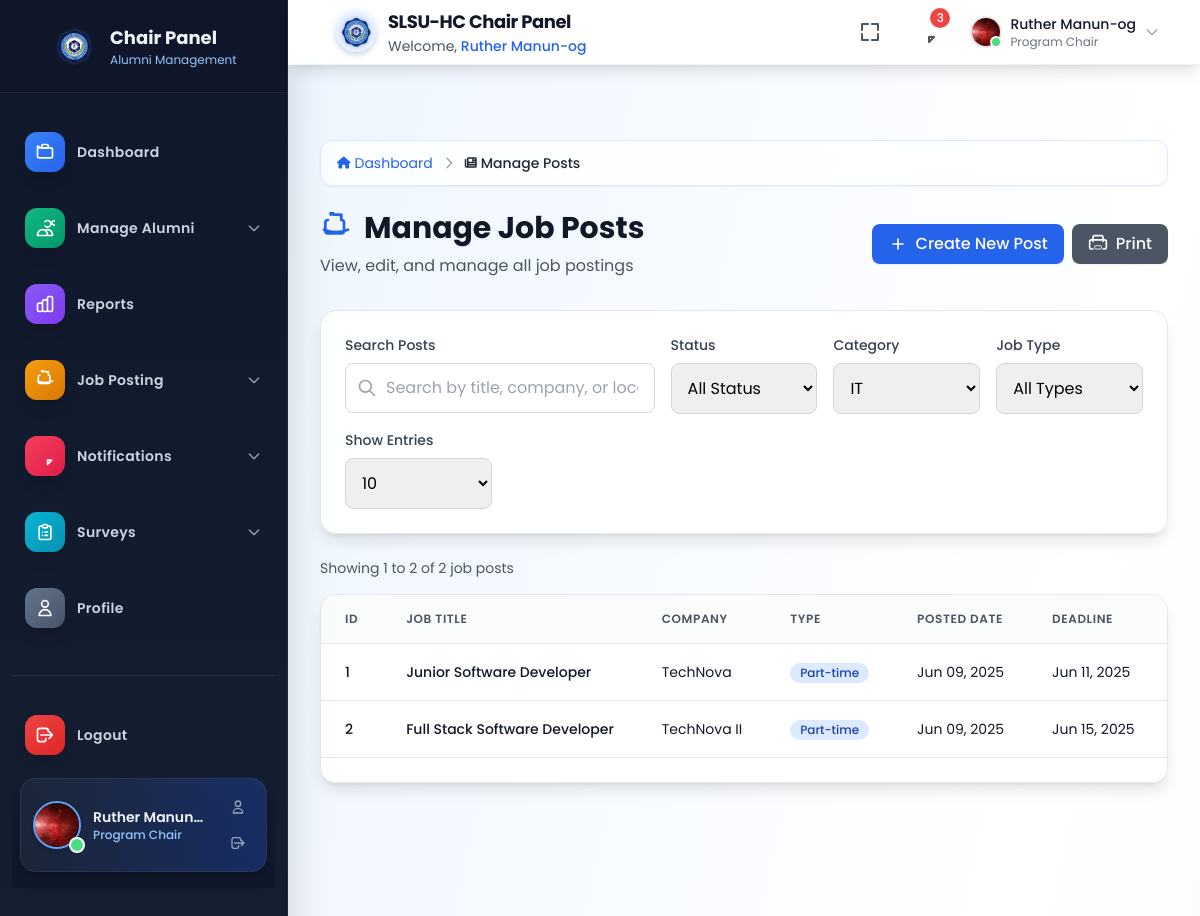
The app's page /Web-based/program_chair/manage-posts.php?category=IT (signed in) with its own data.
### tables this page shows
CREATE TABLE `job_posts` (
  `id` int(11) NOT NULL,
  `job_title` varchar(255) NOT NULL,
  `company_name` varchar(255) NOT NULL,
  `company_logo` varchar(255) DEFAULT NULL,
  `job_type` varchar(50) NOT NULL,
  `job_category` varchar(100) NOT NULL,
  `location` varchar(255) NOT NULL,
  `salary_min` decimal(10,2) DEFAULT NULL,
  `salary_max` decimal(10,2) DEFAULT NULL,
  `currency` varchar(3) DEFAULT 'USD',
  `deadline` date NOT NULL,
  `contact_email` varchar(255) NOT NULL,
  `contact_phone` varchar(50) NOT NULL,
  `job_description` text NOT NULL,
  `qualifications` text NOT NULL,
  `how_to_apply` text NOT NULL,
  `job_link` varchar(255) DEFAULT NULL,
  `status` enum('draft','published','archived') NOT NULL DEFAULT 'draft',
  `posted_date` datetime NOT NULL,
  `created_at` timestamp NULL DEFAULT current_timestamp(),
  `updated_at` timestamp NULL DEFAULT current_timestamp() ON UPDATE current_timestamp()
);

### Web-based/program_chair/manage-posts.php (the view, shortened to what this page needs)
<?php
include 'includes/header.php';
$breadcrumbs = [
    ['label' => 'Dashboard', 'url' => 'index.php', 'icon' => 'fa-home'],
    ['label' => 'Manage Posts', 'icon' => 'fa-newspaper'],
];
$category = isset($_GET['category']) ? $_GET['category'] : '';
$search = isset($_GET['search']) ? $_GET['search'] : '';
$id_sort = isset($_GET['id_sort']) ? $_GET['id_sort'] : '';
$query = "SELECT * FROM job_posts WHERE 1=1";
$count_query = "SELECT COUNT(*) as total FROM job_posts WHERE 1=1";
$params = [];
if ($category) {
    $query .= " AND job_category = :category";
    $count_query .= " AND job_category = :category";
    $params[':category'] = $category;
}
if ($id_sort === 'asc' || $id_sort === '') {
    $query .= " ORDER BY id ASC";
} elseif ($id_sort === 'desc') {
    $query .= " ORDER BY id DESC";
} else {
    $query .= " ORDER BY posted_date DESC";
}
$entries_options = [5, 10, 15, 20, 25, 50, 100];
$entries_per_page = isset($_GET['entries']) && in_array((int)$_GET['entries'], $entries_options) ? (int)$_GET['entries'] : 10;
$current_page_num = isset($_GET['page']) ? (int)$_GET['page'] : 1;
$offset = ($current_page_num - 1) * $entries_per_page;
$query .= " LIMIT :offset, :limit";
try {
    $stmt = $conn->prepare($count_query);
    $stmt->execute($params);
    $total_records = $stmt->fetch(PDO::FETCH_ASSOC)['total'] ?? 0;
    $stmt = $conn->prepare($query);
    foreach ($params as $key => $value) {
        $stmt->bindValue($key, $value);
    }
    $stmt->bindValue(':offset', $offset, PDO::PARAM_INT);
    $stmt->bindValue(':limit', $entries_per_page, PDO::PARAM_INT);
    $stmt->execute();
    $result = $stmt->fetchAll(PDO::FETCH_ASSOC);
} catch (PDOException $e) {
    echo '<div class="bg-red-100 border border-red-400 text-red-700 px-4 py-3 rounded mb-4">';
    echo 'Database Error: ' . $e->getMessage();
    echo '</div>';
    $result = [];
    $total_records = 0;
    $total_pages = 0;
}
$categories = [
    'IT', 'Education', 'Healthcare', 'Engineering', 'Business', 'Finance', 'Arts', 'Science', 'Other'
];
    ?>
<!DOCTYPE html>
<html lang="en">
<head>
    <script src="https://cdn.tailwindcss.com"></script>
    <link rel="stylesheet" href="https://cdnjs.cloudflare.com/ajax/libs/font-awesome/6.4.0/css/all.min.css">
</head>
<body class="bg-gray-50">
    <?php include 'includes/sidebar.php'; ?>
    <?php include 'includes/navbar.php'; ?>
    <?php include 'includes/breadcrumb.php'; ?>
    <main class="lg:ml-72 pt-16 min-h-screen bg-gradient-to-br from-blue-50 via-white to-indigo-50">
        <div class="p-4 sm:p-6 lg:p-8">
            <div class="mb-6">
                <nav class="flex items-center space-x-2 text-sm text-gray-600 bg-white/80 backdrop-blur-sm rounded-xl px-4 py-3 shadow-sm border border-blue-100">
                    <?php foreach (
                        isset($breadcrumbs) ? $breadcrumbs : [] as $index => $breadcrumb): ?>
                        <?php if ($index > 0): ?>
                            <svg class="w-4 h-4 text-gray-400" fill="none" stroke="currentColor" viewBox="0 0 24 24">
                                <path stroke-linecap="round" stroke-linejoin="round" stroke-width="2" d="M9 5l7 7-7 7"></path>
                            </svg>
                        <?php endif; ?>
                        <?php if (isset($breadcrumb['url'])): ?>
                            <a href="<?php echo htmlspecialchars($breadcrumb['url']); ?>" class="flex items-center space-x-1 text-blue-600 hover:text-blue-800 transition-colors duration-200">
                                <i class="fas <?php echo htmlspecialchars($breadcrumb['icon']); ?> text-xs"></i>
                                <span><?php echo htmlspecialchars($breadcrumb['label']); ?></span>
                            </a>
                        <?php else: ?>
                            <span class="flex items-center space-x-1 text-gray-800 font-medium">
                                <i class="fas <?php echo htmlspecialchars($breadcrumb['icon']); ?> text-xs"></i>
                                <span><?php echo htmlspecialchars($breadcrumb['label']); ?></span>
                            </span>
                        <?php endif; ?>
                    <?php endforeach; ?>
                </nav>
            </div>
            <div class="mb-8">
                <div class="flex flex-col sm:flex-row sm:items-center sm:justify-between">
                    <div>
                        <h1 class="text-3xl font-bold text-gray-900 flex items-center">
                            Manage Job Posts
                        </h1>
                        <p class="mt-2 text-gray-600">View, edit, and manage all job postings</p>
                    </div>
                    <div class="mt-4 sm:mt-0 flex space-x-2">
                        <a href="create-posts.php" class="inline-flex items-center px-4 py-2 bg-blue-600 hover:bg-blue-700 text-white font-medium rounded-lg transition-colors duration-200 shadow-sm">
                            <svg class="w-5 h-5 mr-2" fill="none" stroke="currentColor" viewBox="0 0 24 24">
                                <path stroke-linecap="round" stroke-linejoin="round" stroke-width="2" d="M12 6v6m0 0v6m0-6h6m-6 0H6"></path>
                            </svg>
                            Create New Post
                        </a>
                        <button type="button" onclick="printTable()" class="inline-flex items-center px-4 py-2 bg-gray-600 hover:bg-gray-700 text-white font-medium rounded-lg transition-colors duration-200 shadow-sm">
                            Print
                        </button>
                    </div>
                </div>
            </div>
            <div class="bg-white/90 backdrop-blur-sm rounded-2xl shadow-lg border border-gray-200 mb-6">
                <div class="p-6">
                    <div class="space-y-4">
                        <div class="grid grid-cols-1 md:grid-cols-2 lg:grid-cols-5 gap-4">
                            <div class="lg:col-span-2">
                                <label class="block text-sm font-medium text-gray-700 mb-2">Search Posts</label>
                                <div class="relative">
                                    <input type="text" id="searchInput" value="<?php echo htmlspecialchars($search); ?>"
                                           class="w-full pl-10 pr-4 py-3 border border-gray-300 rounded-lg focus:ring-2 focus:ring-blue-500 focus:border-blue-500 transition-all duration-200"
                                           placeholder="Search by title, company, or location...">
                                    <div class="absolute inset-y-0 left-0 pl-3 flex items-center pointer-events-none">
                                    </div>
                                </div>
                            </div>
                            <div>
                                <label class="block text-sm font-medium text-gray-700 mb-2">Status</label>
                                <select id="statusDropdown" class="w-full px-3 py-3 border border-gray-300 rounded-lg focus:ring-2 focus:ring-blue-500 focus:border-blue-500 transition-all duration-200">
                                    <option value="">All Status</option>
                                </select>
                            </div>
                            <div>
                                <label class="block text-sm font-medium text-gray-700 mb-2">Category</label>
                                <select id="categoryDropdown" class="w-full px-3 py-3 border border-gray-300 rounded-lg focus:ring-2 focus:ring-blue-500 focus:border-blue-500 transition-all duration-200">
                                    <?php foreach ($categories as $cat): ?>
                                        <option value="<?php echo $cat; ?>" <?php if ($category == $cat) echo 'selected'; ?>><?php echo $cat; ?></option>
                                    <?php endforeach; ?>
                                </select>
                            </div>
                            <div>
                                <label class="block text-sm font-medium text-gray-700 mb-2">Job Type</label>
                                <select id="typeDropdown" class="w-full px-3 py-3 border border-gray-300 rounded-lg focus:ring-2 focus:ring-blue-500 focus:border-blue-500 transition-all duration-200">
                                    <option value="">All Types</option>
                                </select>
                            </div>
                            <div>
                                <label class="block text-sm font-medium text-gray-700 mb-2">Show Entries</label>
                                <select id="entriesPerPage" class="w-full px-3 py-3 border border-gray-300 rounded-lg focus:ring-2 focus:ring-blue-500 focus:border-blue-500 transition-all duration-200">
                                    <?php foreach ($entries_options as $opt): ?>
                                        <option value="<?php echo $opt; ?>" <?php if ($entries_per_page == $opt) echo 'selected'; ?>><?php echo $opt; ?></option>
                                    <?php endforeach; ?>
                                </select>
                            </div>
                        </div>
                    </div>
                </div>
            </div>
            <div class="relative">
                <div id="posts-table-container">
                    <div class="mb-4">
                        <p class="text-sm text-gray-600" id="paginationInfo">
                            Showing <?php echo $offset + 1; ?> to <?php echo min($offset + $entries_per_page, $total_records); ?> of <?php echo $total_records; ?> job posts
                        </p>
                    </div>
                    <div class="bg-white/90 backdrop-blur-sm rounded-2xl shadow-lg border border-gray-200 overflow-hidden">
                        <div class="overflow-x-auto">
                            <table class="min-w-full divide-y divide-gray-200">
                                <thead class="bg-gray-50/80">
                                    <tr>
                                        <th class="px-6 py-4 text-left text-xs font-semibold text-gray-600 uppercase tracking-wider">ID</th>
                                        <th class="px-6 py-4 text-left text-xs font-semibold text-gray-600 uppercase tracking-wider">Job Title</th>
                                        <th class="px-6 py-4 text-left text-xs font-semibold text-gray-600 uppercase tracking-wider">Company</th>
                                        <th class="px-6 py-4 text-left text-xs font-semibold text-gray-600 uppercase tracking-wider">Type</th>
                                        <th class="px-6 py-4 text-left text-xs font-semibold text-gray-600 uppercase tracking-wider">Posted Date</th>
                                        <th class="px-6 py-4 text-left text-xs font-semibold text-gray-600 uppercase tracking-wider">Deadline</th>
                                        <th class="px-6 py-4 text-left text-xs font-semibold text-gray-600 uppercase tracking-wider">Status</th>
                                    </tr>
                                </thead>
                                <tbody id="tableBody" class="bg-white divide-y divide-gray-200">
                                <?php if (count($result) > 0): ?>
                                    <?php foreach ($result as $row): ?>
                                        <tr class="hover:bg-blue-50/50 transition-colors duration-150">
                                            <td class="px-6 py-4 whitespace-nowrap text-sm font-medium text-gray-900">
                                                <?php echo $row['id']; ?>
                                            </td>
                                            <td class="px-6 py-4 whitespace-nowrap text-sm font-medium text-gray-900">
                                                <?php echo htmlspecialchars($row['job_title']); ?>
                                            </td>
                                            <td class="px-6 py-4 whitespace-nowrap text-sm text-gray-900">
                                                <?php echo htmlspecialchars($row['company_name']); ?>
                                            </td>
                                            <td class="px-6 py-4 whitespace-nowrap text-sm text-gray-900">
                                                <span class="inline-flex items-center px-2.5 py-0.5 rounded-full text-xs font-medium bg-blue-100 text-blue-800">
                                                    <?php echo htmlspecialchars($row['job_type']); ?>
                                                </span>
                                            </td>
                                            <td class="px-6 py-4 whitespace-nowrap text-sm text-gray-900">
                                                <?php echo date('M d, Y', strtotime($row['posted_date'])); ?>
                                            </td>
                                            <td class="px-6 py-4 whitespace-nowrap text-sm text-gray-900">
                                                <?php echo date('M d, Y', strtotime($row['deadline'])); ?>
                                            </td>
                                            <td class="px-6 py-4 whitespace-nowrap">
                                            </td>
                                        </tr>
                                    <?php endforeach; ?>
                                <?php endif; ?>
                            </tbody>
                        </table>
                    </div>
                    <div class="bg-white px-4 py-3 border-t border-gray-200 sm:px-6">
                    </div>
                </div>
            </div>
        </div>
    </main>
</body>
</html>

### Web-based/program_chair/assets/chair-panel.css (style rules this page uses)
body { font-family: 'Poppins', sans-serif; background: #f8fafc; }

### records on screen
job_posts: id "1", job_title "Junior Software Developer", company_name "TechNova", job_type "Part-time", posted_date "Jun 09, 2025", deadline "Jun 11, 2025"
job_posts: id "2", job_title "Full Stack Software Developer", company_name "TechNova II", job_type "Part-time", posted_date "Jun 09, 2025", deadline "Jun 15, 2025"

### other values on screen
$chair_name "Ruther Manun…"
$chair_name "Ruther Manun-og"
$breadcrumb['label'] "Dashboard"
$breadcrumb['label'] "Manage Posts"
$offset + 1 "1"
min($offset + $entries_per_page, $total_records) "2"
$total_records "2"
form field value "IT"
form field value "10"
